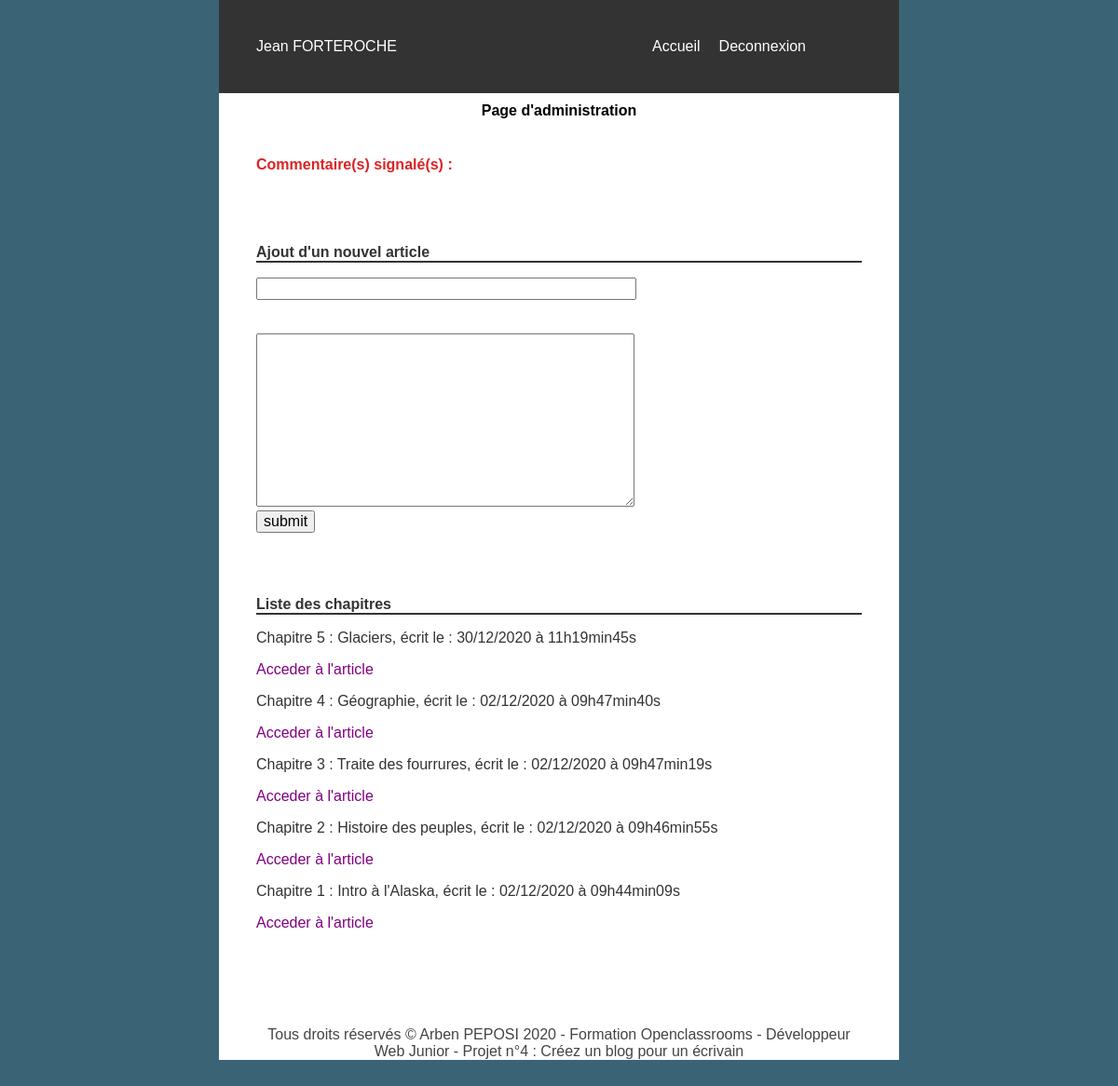
Screenshot of /index.php?action=admin (signed in) with the database file from the repository.
### tables this page shows
CREATE TABLE `post` (
  `id` int(11) NOT NULL AUTO_INCREMENT,
  `title` text NOT NULL,
  `content` text NOT NULL,
  `creation_date` datetime NOT NULL,
  PRIMARY KEY (`id`)
);

### Controller/ControllerConnection.php (called while the page is built, shortened)
<?php
require_once('Model/PostManager.php');
function adminPage() {
    $postManager = new PostManager();
    $posts = $postManager->getPosts();
    require('View/frontend/AdminView.php');
}

### model/PostManager.php (called while the page is built, shortened)
<?php
class PostManager
{
    public function getPosts()
    {
        $connexion = new Manager();
        $db = $connexion->dbConnect();
        $req = $db->query('SELECT id, title, content, DATE_FORMAT(creation_date, \'%d/%m/%Y à %Hh%imin%ss\') AS creation_date_fr FROM post ORDER BY creation_date_fr DESC');
        $req->setFetchMode(\PDO::FETCH_CLASS, Post::class);
        $posts = $req->fetchAll();
        return $posts;
    }
}

### view/frontend/adminView.php (the view, shortened to what this page needs)
<?php include('templates/Header.php');?>
<div class='bloc-page'>
    <h2>Page d'administration</h2>
    <div class="report">
        <p>Commentaire(s) signalé(s) : </p>
    </div>
    <article class="create">
        <form action="index.php?action=newPost" method="post">
            <p class="title"> Ajout d'un nouvel article</p>
            <p class="form">
                <input type="text" name="title" id="title" required><br><br><br>
                <textarea name="content" id="textarea" cols="30" rows="10"></textarea><br>
                <input class="submit" type="submit" value="submit">
            </p>
        </form>
    </article>
        <br><br>
        <section class="posts">
            <div class="chapters">
                <div class="content">
                    <p class="title"> Liste des chapitres</p>
                    <?php foreach
                    ($posts as $data) :
                    ?>
                    <p class="titleChapters"><?= htmlspecialchars_decode($data->title); ?>, écrit le : <?= $data->creation_date_fr; ?> </p>
                    <p><a href="index.php?action=adminpost&amp;id=<?= $data->id ?>">Acceder à l'article</a></p>
                    <?php
                        endforeach;
                    ?>
                    <br><br>
                </div>
            </div>
        </section>
        <?php include('templates/Footer.php'); ?>
</div>
<?php include('templates/Html.php'); ?>

### Public/css/style.css (style rules this page uses)
body { margin: 0; padding: 0; box-sizing: border-box; background: #3A6476; }
* { font-family: sans-serif; font-size: 1em; list-style: none; text-decoration: none; }
a { color: purple; }
p, h1, .return_post a, .writer { color: #333; }
nav, .bloc-page { width: 1200px; padding: 0 40px 0 40px; }
.bloc-page { margin: 100px auto 50px auto; height: auto; background: #FFF; }
.title { text-align: left; font-weight: bold; border-bottom: 2px solid #333; }
.description, .posts { text-align: left; }
h2, .connexion p, .inscription p { margin: 0; text-align: center; padding: 10px; }
div.report { padding: 20px 0 50px 0; text-align: left; }
p.form { text-align: left; }
.report p:nth-child(1) { color: rgb(218, 36, 36); padding: 10px 0 10px 0; font-weight: bold; margin: 0; }

### Public/css/responsive.css (style rules this page uses)
@media all and (max-width: 1200px) { nav, .bloc-page { width: 900px; } }
@media all and (max-device-width:992px) { nav, .bloc-page { width: 650px; } }
@media all and (max-device-width:992px) { .create #title, .create textarea { width: 400px; } }

### rows the page displays
post: title "Chapitre 5 : Glaciers", creation_date_fr "30/12/2020 à 11h19min45s"
post: title "Chapitre 4 : Géographie", creation_date_fr "02/12/2020 à 09h47min40s"
post: title "Chapitre 3 : Traite des fourrures", creation_date_fr "02/12/2020 à 09h47min19s"
post: title "Chapitre 2 : Histoire des peuples", creation_date_fr "02/12/2020 à 09h46min55s"
post: title "Chapitre 1 : Intro à l'Alaska", creation_date_fr "02/12/2020 à 09h44min09s"
